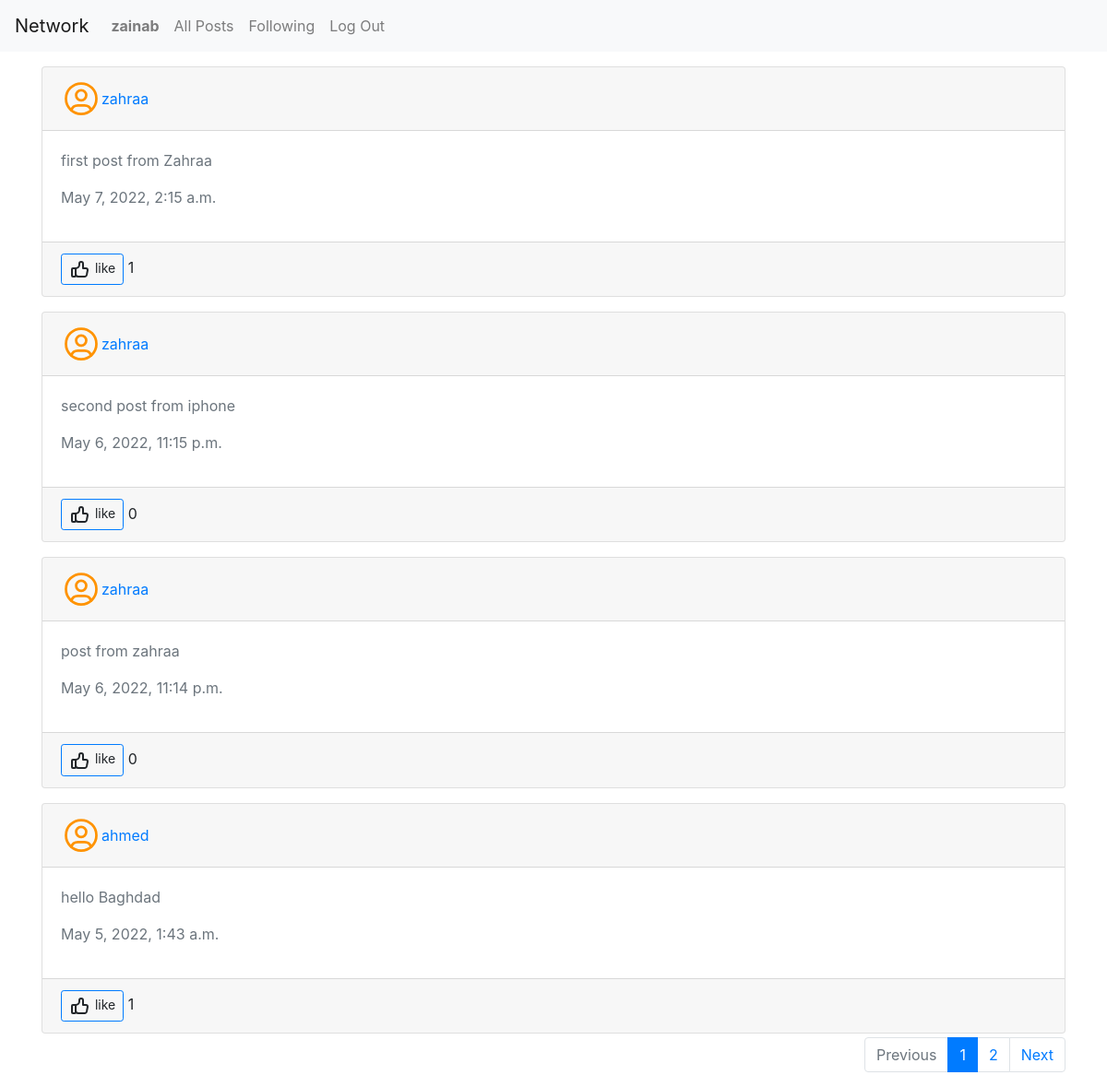
/followingPosts/ (signed in), run on an earlier commit of the app's database.
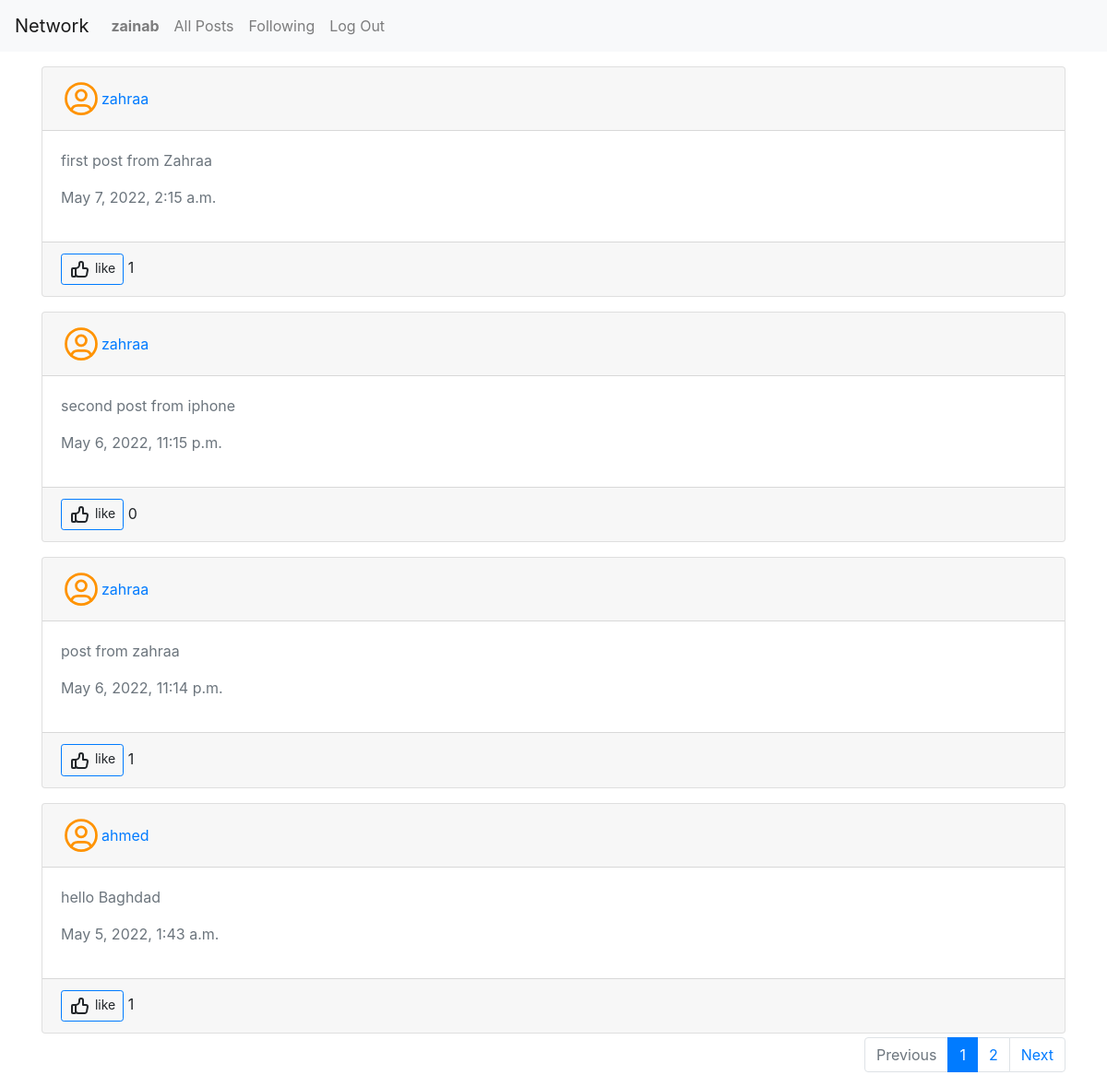
And on a later commit of the database.
### network/models.py (models this page shows, shortened)
class User(AbstractUser):
    pass

class Post (models.Model):
    post_body=models.TextField()
    date=models.DateTimeField()
    updated_dat=models.DateTimeField(auto_now=True,null=True)
    likes=models.IntegerField(default=0)
    user=models.ForeignKey(User,on_delete=models.CASCADE)
    def __str__(self):
        return f'{self.user} wrote post at {self.date}'
    class Meta:
        verbose_name = 'Post'
        verbose_name_plural = 'Posts'

### network/views.py (the view)
# urls.py: path('followingPosts/', views.view_following_posts, name='following-posts'),
def view_following_posts(request):
    my_posts=Post.objects.all().filter(user=None)
    following_list=Follower.objects.all().filter(user=request.user)
    print("following list",following_list)
    for item in following_list:
        my_posts|=Post.objects.all().filter(user=item.user_follower)
    my_posts=my_posts.order_by('-date')
    print('total following posts',my_posts)
    post_list_paginator = retPaginatorList(request,my_posts)
    return render (request,'network/following_posts.html',{'post_list':post_list_paginator})

### network/models.py (called while the page is built)
    def __str__(self):
        return f'{self.user}:  has {self.user_follower} as follower'

### network/views.py (called while the page is built)
def retPaginatorList(request, queryList):
    page = request.GET.get('page')
    mypge = Paginator(queryList, 4)
    try:
        resultList = mypge.page(page)
    except PageNotAnInteger:
        resultList = mypge.page(1)
    except EmptyPage:
        resultList = mypge.page(mypge.num_pages)
    return  resultList

### network/templates/network/following_posts.html (shortened to what this page needs)
{% extends "network/layout.html" %}
{% load static %}
{% block body %}
{% if post_list %}
{% for item in post_list %}
<div class="col-md-12 mt-3">
    <div class="card">
                  <div class="card-header d-flex justify-content-between">
                     <div class="d-flex align-items-center">
        <span class="avatar" >
                                </span>
         <div class="d-none d-xl-block ps-2">
                  <div>   <a href="{% url 'view-profile' item.user.id %}">{{item.user.username}}</a> </div>
 </div>
     </div>
                  </div>
                  <div class="card-body">
                 <p class="text-muted">{{item.post_body}}</p>
                <p class="text-muted">{{item.date}}</p>
            </div>
         <div class="card-footer">
 <div>
    <a   class="btn btn-sm btn-outline-primary" id="{{item.id}}">
        <p class="testp" style="display:inline">like</p>
                      </a>
 <p style="display:inline;" id="{{item.id}}{{'likes'}}"> {{item.likes}}</p>
 </div>
                  </div>
                </div>
</div>
{% endfor %}
<div class="col-md-12 mt-1">
    {% if post_list.has_other_pages %}
  <ul class="pagination justify-content-end">
    {% if post_list.has_previous %}
      <li class="page-item"><a class="page-link" href="?page={{ post_list.previous_page_number }}">Previous</a></li>
    {% else %}
    <li class="page-item disabled"><span class="page-link">Previous</span></li>
    {% endif %}
    {% for i in post_list.paginator.page_range %}
      {% if post_list.number == i %}
        <li class="page-item active"><span class="page-link">{{ i }} <span class="sr-only">(current)</span></span></li>
      {% else %}
        <li class="page-item"><a class="page-link" href="?page={{ i }}">{{ i }}</a></li>
      {% endif %}
    {% endfor %}
    {% if post_list.has_next %}
      <li class="page-item"><a class="page-link" href="?page={{ post_list.next_page_number }}">Next</a></li>
    {% else %}
      <li class="page-item disabled"><span class="page-link">Next</span></li>
    {% endif %}
  </ul>
{% endif %}
</div>
{% endif%}
{% endblock %}

### network/templates/network/layout.html (shortened to what this page needs)
{% load static %}
<!DOCTYPE html>
<html lang="en">
    <head>
        <link rel="stylesheet" href="https://stackpath.bootstrapcdn.com/bootstrap/4.4.1/css/bootstrap.min.css">
        <link href="{% static 'network/styles.css' %}" rel="stylesheet">
    </head>
    <body>
        <nav class="navbar navbar-expand-lg navbar-light bg-light">
            <a class="navbar-brand" href="#">Network</a>
            <div>
              <ul class="navbar-nav mr-auto">
                {% if user.is_authenticated %}
                    <li class="nav-item">
                        <a class="nav-link" href="{% url 'view-profile' user.id%}"><strong>{{ user.username }}</strong></a>
                    </li>
                {% endif %}
                <li class="nav-item">
                  <a class="nav-link" href="{% url 'index' %}">All Posts</a>
                </li>
                {% if user.is_authenticated %}
                    <li class="nav-item">
                        <a class="nav-link" href="{% url 'following-posts' %}">Following</a>
                    </li>
                    <li class="nav-item">
                        <a class="nav-link" href="{% url 'logout' %}">Log Out</a>
                    </li>
                {% endif %}
              </ul>
            </div>
          </nav>
        <div class="body">
            <div class="container">
                    <div class=" row row-cards">
                          {% block body %}
            {% endblock %}
                    </div>
            </div>
        </div>
    </body>
</html>

What changed in the data, as far as the page shows it:
changed Post "post from zahraa": likes "0" → "1"
